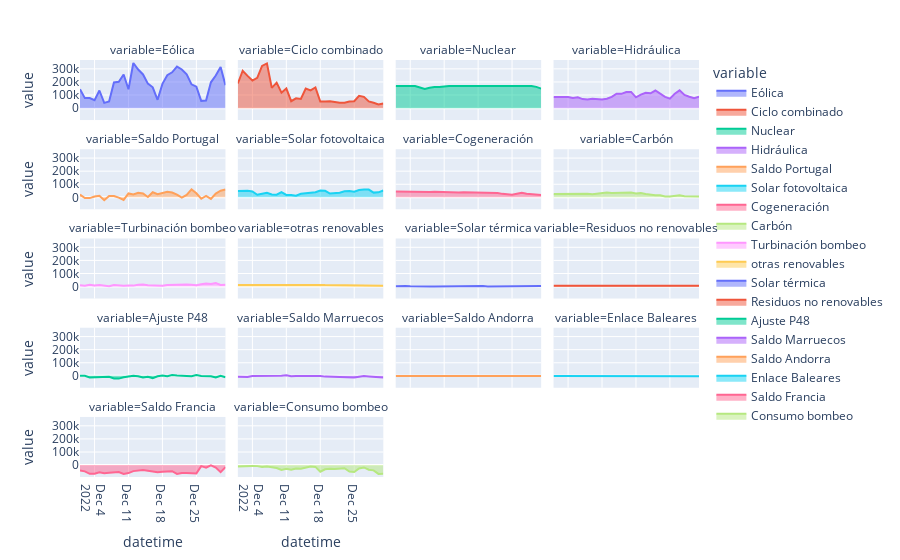

The code cell stored with this chart in its notebook:
### Code cell
px.area(data_frame=dfm, x='datetime', y='value', color='variable',
      facet_col='variable', facet_col_wrap=4, height=700)

### Figure 1 — Plotly figure (JSON) as saved in the notebook; plotly's stock layout.template omitted (floating-point values rounded to 4 significant figures)
{"data": [{"fillpattern": {"shape": ""}, "hovertemplate": "variable=Eólica<br>datetime=%{x}<br>value=%{y}<extra></extra>", "legendgroup": "Eólica", "line": {"color": "#636efa"}, "marker": {"symbol": "circle"}, "mode": "lines", "name": "Eólica", "orientation": "v", "showlegend": true, "stackgroup": "1", "type": "scatter", "x": ["2022-12-12T00:00:00", "2022-12-21T00:00:00", "2022-12-30T00:00:00", "2022-12-22T00:00:00", "2022-12-13T00:00:00", "2022-12-20T00:00:00", "2022-12-23T00:00:00", "2022-12-14T00:00:00", "2022-12-10T00:00:00", "2022-12-19T00:00:00", "2022-12-29T00:00:00", "2022-12-09T00:00:00", "2022-12-28T00:00:00", "2022-12-08T00:00:00", "2022-12-15T00:00:00", "2022-12-18T00:00:00", "2022-12-24T00:00:00", "2022-12-31T00:00:00", "2022-12-25T00:00:00", "2022-12-16T00:00:00", "2022-12-01T00:00:00", "2022-12-11T00:00:00", "2022-12-05T00:00:00", "2022-12-03T00:00:00", "2022-12-02T00:00:00", "2022-12-17T00:00:00", "2022-12-04T00:00:00", "2022-12-27T00:00:00", "2022-12-26T00:00:00", "2022-12-07T00:00:00", "2022-12-06T00:00:00"], "xaxis": "x17", "y": [344700.0, 317100.0, 314300.0, 295600.0, 294800.0, 273600.0, 258300.0, 257400.0, 256500.0, 251900.0, 248600.0, 201000.0, 197300.0, 196300.0, 187300.0, 185200.0, 181700.0, 175000.0, 164400.0, 158900.0, 144600.0, 143700.0, 134600.0, 76800.0, 76540.0, 63560.0, 61070.0, 58330.0, 55460.0, 50890.0, 40120.0], "yaxis": "y17"}, {"fillpattern": {"shape": ""}, "hovertemplate": "variable=Ciclo combinado<br>datetime=%{x}<br>value=%{y}<extra></extra>", "legendgroup": "Ciclo combinado", "line": {"color": "#EF553B"}, "marker": {"symbol": "circle"}, "mode": "lines", "name": "Ciclo combinado", "orientation": "v", "showlegend": true, "stackgroup": "1", "type": "scatter", "x": ["2022-12-07T00:00:00", "2022-12-06T00:00:00", "2022-12-02T00:00:00", "2022-12-03T00:00:00", "2022-12-05T00:00:00", "2022-12-04T00:00:00", "2022-12-09T00:00:00", "2022-12-01T00:00:00", "2022-12-17T00:00:00", "2022-12-08T00:00:00", "2022-12-11T00:00:00", "2022-12-15T00:00:00", "2022-12-16T00:00:00", "2022-12-10T00:00:00", "2022-12-26T00:00:00", "2022-12-27T00:00:00", "2022-12-13T00:00:00", "2022-12-14T00:00:00", "2022-12-12T00:00:00", "2022-12-25T00:00:00", "2022-12-20T00:00:00", "2022-12-28T00:00:00", "2022-12-24T00:00:00", "2022-12-19T00:00:00", "2022-12-18T00:00:00", "2022-12-21T00:00:00", "2022-12-23T00:00:00", "2022-12-22T00:00:00", "2022-12-29T00:00:00", "2022-12-31T00:00:00", "2022-12-30T00:00:00"], "xaxis": "x18", "y": [341400.0, 322300.0, 285400.0, 246000.0, 231800.0, 210500.0, 194600.0, 188300.0, 157500.0, 154800.0, 150100.0, 149200.0, 135900.0, 118200.0, 94148, 86270.0, 75100.0, 70420.0, 52900.0, 52580.0, 52560.0, 51490.0, 51190.0, 51130.0, 50900.0, 47270.0, 41980.0, 41530.0, 41460.0, 36130.0, 28470.0], "yaxis": "y18"}, {"fillpattern": {"shape": ""}, "hovertemplate": "variable=Nuclear<br>datetime=%{x}<br>value=%{y}<extra></extra>", "legendgroup": "Nuclear", "line": {"color": "#00cc96"}, "marker": {"symbol": "circle"}, "mode": "lines", "name": "Nuclear", "orientation": "v", "showlegend": true, "stackgroup": "1", "type": "scatter", "x": ["2022-12-19T00:00:00", "2022-12-29T00:00:00", "2022-12-18T00:00:00", "2022-12-12T00:00:00", "2022-12-20T00:00:00", "2022-12-13T00:00:00", "2022-12-14T00:00:00", "2022-12-28T00:00:00", "2022-12-02T00:00:00", "2022-12-27T00:00:00", "2022-12-22T00:00:00", "2022-12-26T00:00:00", "2022-12-24T00:00:00", "2022-12-23T00:00:00", "2022-12-01T00:00:00", "2022-12-25T00:00:00", "2022-12-21T00:00:00", "2022-12-15T00:00:00", "2022-12-05T00:00:00", "2022-12-17T00:00:00", "2022-12-16T00:00:00", "2022-12-04T00:00:00", "2022-12-03T00:00:00", "2022-12-11T00:00:00", "2022-12-30T00:00:00", "2022-12-09T00:00:00", "2022-12-10T00:00:00", "2022-12-06T00:00:00", "2022-12-08T00:00:00", "2022-12-31T00:00:00", "2022-12-07T00:00:00"], "xaxis": "x19", "y": [169818, 169800.0, 169700.0, 169600.0, 169600.0, 169600.0, 169575, 169600.0, 169500.0, 169500.0, 169500.0, 169500.0, 169400.0, 169400.0, 169400.0, 169400.0, 169300.0, 169300.0, 169200.0, 169200.0, 169200.0, 168845, 168800.0, 166000.0, 162500.0, 161600.0, 160600.0, 157600.0, 155600.0, 149000.0, 146300.0], "yaxis": "y19"}, {"fillpattern": {"shape": ""}, "hovertemplate": "variable=Hidráulica<br>datetime=%{x}<br>value=%{y}<extra></extra>", "legendgroup": "Hidráulica", "line": {"color": "#ab63fa"}, "marker": {"symbol": "circle"}, "mode": "lines", "name": "Hidráulica", "orientation": "v", "showlegend": true, "stackgroup": "1", "type": "scatter", "x": ["2022-12-27T00:00:00", "2022-12-22T00:00:00", "2022-12-17T00:00:00", "2022-12-16T00:00:00", "2022-12-20T00:00:00", "2022-12-21T00:00:00", "2022-12-23T00:00:00", "2022-12-14T00:00:00", "2022-12-26T00:00:00", "2022-12-15T00:00:00", "2022-12-19T00:00:00", "2022-12-28T00:00:00", "2022-12-31T00:00:00", "2022-12-29T00:00:00", "2022-12-02T00:00:00", "2022-12-24T00:00:00", "2022-12-13T00:00:00", "2022-12-03T00:00:00", "2022-12-04T00:00:00", "2022-12-01T00:00:00", "2022-12-06T00:00:00", "2022-12-18T00:00:00", "2022-12-05T00:00:00", "2022-12-30T00:00:00", "2022-12-25T00:00:00", "2022-12-12T00:00:00", "2022-12-09T00:00:00", "2022-12-07T00:00:00", "2022-12-08T00:00:00", "2022-12-10T00:00:00", "2022-12-11T00:00:00"], "xaxis": "x20", "y": [135500.0, 134500.0, 123700.0, 123300.0, 116900.0, 113000.0, 112600.0, 110400.0, 110000.0, 109000.0, 103800.0, 101000.0, 88240.0, 87330.0, 87180.0, 86090.0, 85870.0, 85600.0, 85470.0, 85420.0, 82810.0, 82300.0, 77820.0, 76540.0, 72490.0, 71210.0, 70870.0, 68760.0, 66270.0, 65130.0, 65090.0], "yaxis": "y20"}, {"fillpattern": {"shape": ""}, "hovertemplate": "variable=Saldo Portugal<br>datetime=%{x}<br>value=%{y}<extra></extra>", "legendgroup": "Saldo Portugal", "line": {"color": "#FFA15A"}, "marker": {"symbol": "circle"}, "mode": "lines", "name": "Saldo Portugal", "orientation": "v", "showlegend": true, "stackgroup": "1", "type": "scatter", "x": ["2022-12-24T00:00:00", "2022-12-31T00:00:00", "2022-12-30T00:00:00", "2022-12-19T00:00:00", "2022-12-16T00:00:00", "2022-12-20T00:00:00", "2022-12-13T00:00:00", "2022-12-18T00:00:00", "2022-12-25T00:00:00", "2022-12-11T00:00:00", "2022-12-14T00:00:00", "2022-12-29T00:00:00", "2022-12-17T00:00:00", "2022-12-12T00:00:00", "2022-12-21T00:00:00", "2022-12-01T00:00:00", "2022-12-23T00:00:00", "2022-12-05T00:00:00", "2022-12-07T00:00:00", "2022-12-27T00:00:00", "2022-12-08T00:00:00", "2022-12-04T00:00:00", "2022-12-15T00:00:00", "2022-12-09T00:00:00", "2022-12-22T00:00:00", "2022-12-02T00:00:00", "2022-12-03T00:00:00", "2022-12-26T00:00:00", "2022-12-28T00:00:00", "2022-12-10T00:00:00", "2022-12-06T00:00:00"], "xaxis": "x13", "y": [60930.0, 59930.0, 50540.0, 42350.0, 39110.0, 37146, 34339, 33700.0, 31360.0, 29830.0, 29370.0, 28566, 23500.0, 21877, 21200.0, 21040.0, 18650.0, 11330.0, 11150.0, 10530.0, 10460.0, 6201.0, 2574.0, -1597.0, -2420.0, -5325, -5557.0, -10630.0, -11990.0, -19910.0, -21626], "yaxis": "y13"}, {"fillpattern": {"shape": ""}, "hovertemplate": "variable=Solar fotovoltaica<br>datetime=%{x}<br>value=%{y}<extra></extra>", "legendgroup": "Solar fotovoltaica", "line": {"color": "#19d3f3"}, "marker": {"symbol": "circle"}, "mode": "lines", "name": "Solar fotovoltaica", "orientation": "v", "showlegend": true, "stackgroup": "1", "type": "scatter", "x": ["2022-12-27T00:00:00", "2022-12-28T00:00:00", "2022-12-26T00:00:00", "2022-12-31T00:00:00", "2022-12-18T00:00:00", "2022-12-02T00:00:00", "2022-12-03T00:00:00", "2022-12-19T00:00:00", "2022-12-24T00:00:00", "2022-12-01T00:00:00", "2022-12-23T00:00:00", "2022-12-04T00:00:00", "2022-12-25T00:00:00", "2022-12-10T00:00:00", "2022-12-17T00:00:00", "2022-12-30T00:00:00", "2022-12-29T00:00:00", "2022-12-22T00:00:00", "2022-12-07T00:00:00", "2022-12-21T00:00:00", "2022-12-16T00:00:00", "2022-12-15T00:00:00", "2022-12-20T00:00:00", "2022-12-06T00:00:00", "2022-12-14T00:00:00", "2022-12-08T00:00:00", "2022-12-09T00:00:00", "2022-12-05T00:00:00", "2022-12-11T00:00:00", "2022-12-12T00:00:00", "2022-12-13T00:00:00"], "xaxis": "x14", "y": [59800.0, 59360.0, 56400.0, 52060.0, 51501, 50710.0, 50360.0, 49790.0, 48430.0, 48340.0, 46410.0, 44570.0, 43650.0, 40670.0, 39170.0, 38280.0, 36230.0, 35860.0, 34360.0, 32760.0, 30830.0, 30690.0, 29120.0, 28200.0, 27720.0, 21720.0, 20660.0, 20160.0, 18860.0, 17826, 12370.0], "yaxis": "y14"}, {"fillpattern": {"shape": ""}, "hovertemplate": "variable=Cogeneración<br>datetime=%{x}<br>value=%{y}<extra></extra>", "legendgroup": "Cogeneración", "line": {"color": "#FF6692"}, "marker": {"symbol": "circle"}, "mode": "lines", "name": "Cogeneración", "orientation": "v", "showlegend": true, "stackgroup": "1", "type": "scatter", "x": ["2022-12-05T00:00:00", "2022-12-01T00:00:00", "2022-12-02T00:00:00", "2022-12-03T00:00:00", "2022-12-06T00:00:00", "2022-12-07T00:00:00", "2022-12-09T00:00:00", "2022-12-12T00:00:00", "2022-12-08T00:00:00", "2022-12-11T00:00:00", "2022-12-04T00:00:00", "2022-12-10T00:00:00", "2022-12-15T00:00:00", "2022-12-16T00:00:00", "2022-12-17T00:00:00", "2022-12-19T00:00:00", "2022-12-13T00:00:00", "2022-12-20T00:00:00", "2022-12-14T00:00:00", "2022-12-18T00:00:00", "2022-12-21T00:00:00", "2022-12-27T00:00:00", "2022-12-22T00:00:00", "2022-12-26T00:00:00", "2022-12-28T00:00:00", "2022-12-23T00:00:00", "2022-12-29T00:00:00", "2022-12-24T00:00:00", "2022-12-30T00:00:00", "2022-12-25T00:00:00", "2022-12-31T00:00:00"], "xaxis": "x15", "y": [45100.0, 44490.0, 43460, 43390.0, 43240.0, 42560.0, 42480.0, 41860.0, 41600.0, 41360.0, 41310.0, 40420.0, 40010.0, 39920.0, 39270.0, 38810.0, 38480.0, 38030.0, 37880.0, 37060.0, 35640.0, 34160.0, 33940.0, 27380.0, 27380.0, 26740.0, 25540.0, 22820.0, 21090.0, 19410.0, 18810.0], "yaxis": "y15"}, {"fillpattern": {"shape": ""}, "hovertemplate": "variable=Carbón<br>datetime=%{x}<br>value=%{y}<extra></extra>", "legendgroup": "Carbón", "line": {"color": "#B6E880"}, "marker": {"symbol": "circle"}, "mode": "lines", "name": "Carbón", "orientation": "v", "showlegend": true, "stackgroup": "1", "type": "scatter", "x": ["2022-12-16T00:00:00", "2022-12-15T00:00:00", "2022-12-17T00:00:00", "2022-12-12T00:00:00", "2022-12-13T00:00:00", "2022-12-14T00:00:00", "2022-12-11T00:00:00", "2022-12-19T00:00:00", "2022-12-18T00:00:00", "2022-12-05T00:00:00", "2022-12-07T00:00:00", "2022-12-04T00:00:00", "2022-12-08T00:00:00", "2022-12-10T00:00:00", "2022-12-02T00:00:00", "2022-12-06T00:00:00", "2022-12-01T00:00:00", "2022-12-20T00:00:00", "2022-12-03T00:00:00", "2022-12-09T00:00:00", "2022-12-21T00:00:00", "2022-12-22T00:00:00", "2022-12-23T00:00:00", "2022-12-27T00:00:00", "2022-12-26T00:00:00", "2022-12-29T00:00:00", "2022-12-28T00:00:00", "2022-12-30T00:00:00", "2022-12-24T00:00:00", "2022-12-31T00:00:00", "2022-12-25T00:00:00"], "xaxis": "x16", "y": [38151, 37540.0, 37000.0, 36720.0, 33230.0, 33160.0, 32680.0, 32390.0, 29910.0, 29320.0, 28530.0, 27400.0, 27210.0, 26740.0, 26380.0, 25770.0, 25420.0, 25130.0, 24470.0, 23900.0, 18620.0, 17100.0, 16120.0, 15510.0, 11540.0, 8283.0, 8236.0, 8145.0, 7048.0, 6772.0, 6420.0], "yaxis": "y16"}, {"fillpattern": {"shape": ""}, "hovertemplate": "variable=Turbinación bombeo<br>datetime=%{x}<br>value=%{y}<extra></extra>", "legendgroup": "Turbinación bombeo", "line": {"color": "#FF97FF"}, "marker": {"symbol": "circle"}, "mode": "lines", "name": "Turbinación bombeo", "orientation": "v", "showlegend": true, "stackgroup": "1", "type": "scatter", "x": ["2022-12-29T00:00:00", "2022-12-27T00:00:00", "2022-12-28T00:00:00", "2022-12-26T00:00:00", "2022-12-14T00:00:00", "2022-12-23T00:00:00", "2022-12-03T00:00:00", "2022-12-31T00:00:00", "2022-12-20T00:00:00", "2022-12-22T00:00:00", "2022-12-24T00:00:00", "2022-12-13T00:00:00", "2022-12-19T00:00:00", "2022-12-30T00:00:00", "2022-12-05T00:00:00", "2022-12-08T00:00:00", "2022-12-21T00:00:00", "2022-12-15T00:00:00", "2022-12-16T00:00:00", "2022-12-25T00:00:00", "2022-12-01T00:00:00", "2022-12-06T00:00:00", "2022-12-11T00:00:00", "2022-12-04T00:00:00", "2022-12-12T00:00:00", "2022-12-09T00:00:00", "2022-12-18T00:00:00", "2022-12-02T00:00:00", "2022-12-10T00:00:00", "2022-12-17T00:00:00", "2022-12-07T00:00:00"], "xaxis": "x9", "y": [26680.0, 23850.0, 19800.0, 17830.0, 16860.0, 16210.0, 14900.0, 14830.0, 14360.0, 14280.0, 14110.0, 13910.0, 12810.0, 12700.0, 12510.0, 11663, 11340.0, 10480.0, 10220.0, 9825.0, 9476.0, 8886.0, 7924.0, 7778.0, 7573.0, 6885.0, 6645.0, 6406.0, 5805.0, 5343.0, 2729.0], "yaxis": "y9"}, {"fillpattern": {"shape": ""}, "hovertemplate": "variable=otras renovables<br>datetime=%{x}<br>value=%{y}<extra></extra>", "legendgroup": "otras renovables", "line": {"color": "#FECB52"}, "marker": {"symbol": "circle"}, "mode": "lines", "name": "otras renovables", "orientation": "v", "showlegend": true, "stackgroup": "1", "type": "scatter", "x": ["2022-12-15T00:00:00", "2022-12-17T00:00:00", "2022-12-18T00:00:00", "2022-12-16T00:00:00", "2022-12-06T00:00:00", "2022-12-13T00:00:00", "2022-12-11T00:00:00", "2022-12-04T00:00:00", "2022-12-02T00:00:00", "2022-12-07T00:00:00", "2022-12-12T00:00:00", "2022-12-03T00:00:00", "2022-12-05T00:00:00", "2022-12-01T00:00:00", "2022-12-14T00:00:00", "2022-12-08T00:00:00", "2022-12-09T00:00:00", "2022-12-10T00:00:00", "2022-12-19T00:00:00", "2022-12-20T00:00:00", "2022-12-21T00:00:00", "2022-12-27T00:00:00", "2022-12-22T00:00:00", "2022-12-23T00:00:00", "2022-12-28T00:00:00", "2022-12-26T00:00:00", "2022-12-29T00:00:00", "2022-12-24T00:00:00", "2022-12-25T00:00:00", "2022-12-30T00:00:00", "2022-12-31T00:00:00"], "xaxis": "x10", "y": [13010.0, 12920.0, 12892, 12830.0, 12640.0, 12510.0, 12470.0, 12460.0, 12390.0, 12310.0, 12230.0, 12190.0, 12180.0, 12100.0, 12060.0, 11890.0, 11760.0, 11700.0, 11620.0, 11210.0, 11190.0, 10770.0, 10670.0, 8267.0, 7987.0, 7860, 7215.0, 7016.0, 6713.0, 6586.0, 6061.0], "yaxis": "y10"}, {"fillpattern": {"shape": ""}, "hovertemplate": "variable=Solar térmica<br>datetime=%{x}<br>value=%{y}<extra></extra>", "legendgroup": "Solar térmica", "line": {"color": "#636efa"}, "marker": {"symbol": "circle"}, "mode": "lines", "name": "Solar térmica", "orientation": "v", "showlegend": true, "stackgroup": "1", "type": "scatter", "x": ["2022-12-27T00:00:00", "2022-12-28T00:00:00", "2022-12-26T00:00:00", "2022-12-02T00:00:00", "2022-12-31T00:00:00", "2022-12-03T00:00:00", "2022-12-25T00:00:00", "2022-12-19T00:00:00", "2022-12-18T00:00:00", "2022-12-23T00:00:00", "2022-12-01T00:00:00", "2022-12-24T00:00:00", "2022-12-22T00:00:00", "2022-12-04T00:00:00", "2022-12-29T00:00:00", "2022-12-17T00:00:00", "2022-12-30T00:00:00", "2022-12-07T00:00:00", "2022-12-21T00:00:00", "2022-12-20T00:00:00", "2022-12-10T00:00:00", "2022-12-05T00:00:00", "2022-12-16T00:00:00", "2022-12-06T00:00:00", "2022-12-12T00:00:00", "2022-12-13T00:00:00", "2022-12-14T00:00:00", "2022-12-15T00:00:00", "2022-12-11T00:00:00", "2022-12-08T00:00:00", "2022-12-09T00:00:00"], "xaxis": "x11", "y": [6444.0, 6227.0, 5703.0, 5638.0, 5355.0, 4217.0, 3998.0, 3804.0, 3653.0, 3433.0, 3152.0, 2838.0, 2165.0, 1989.0, 1698.0, 1615.0, 1503.0, 782.8, 639.8, 607.5, 568.2, 343.4, 343.2, 330, 232.9, 164.5, 138.1, 82.8, 51.4, 42.9, 6.9], "yaxis": "y11"}, {"fillpattern": {"shape": ""}, "hovertemplate": "variable=Residuos no renovables<br>datetime=%{x}<br>value=%{y}<extra></extra>", "legendgroup": "Residuos no renovables", "line": {"color": "#EF553B"}, "marker": {"symbol": "circle"}, "mode": "lines", "name": "Residuos no renovables", "orientation": "v", "showlegend": true, "stackgroup": "1", "type": "scatter", "x": ["2022-12-03T00:00:00", "2022-12-27T00:00:00", "2022-12-10T00:00:00", "2022-12-11T00:00:00", "2022-12-02T00:00:00", "2022-12-09T00:00:00", "2022-12-21T00:00:00", "2022-12-08T00:00:00", "2022-12-30T00:00:00", "2022-12-18T00:00:00", "2022-12-12T00:00:00", "2022-12-04T00:00:00", "2022-12-29T00:00:00", "2022-12-31T00:00:00", "2022-12-26T00:00:00", "2022-12-13T00:00:00", "2022-12-19T00:00:00", "2022-12-01T00:00:00", "2022-12-23T00:00:00", "2022-12-25T00:00:00", "2022-12-24T00:00:00", "2022-12-20T00:00:00", "2022-12-06T00:00:00", "2022-12-05T00:00:00", "2022-12-22T00:00:00", "2022-12-28T00:00:00", "2022-12-07T00:00:00", "2022-12-17T00:00:00", "2022-12-16T00:00:00", "2022-12-14T00:00:00", "2022-12-15T00:00:00"], "xaxis": "x12", "y": [6399.0, 6345.0, 6338.0, 6325, 6306, 6291.0, 6247.0, 6221.0, 6206.0, 6156.0, 6143.0, 6142.0, 6125.0, 6097.0, 6093.0, 6063.0, 6056.0, 6036.0, 6023.0, 6023.0, 6000.0, 5990.0, 5945.0, 5879.0, 5876.0, 5868.0, 5864.0, 5807.0, 5448.0, 5331.0, 5077.0], "yaxis": "y12"}, {"fillpattern": {"shape": ""}, "hovertemplate": "variable=Ajuste P48<br>datetime=%{x}<br>value=%{y}<extra></extra>", "legendgroup": "Ajuste P48", "line": {"color": "#00cc96"}, "marker": {"symbol": "circle"}, "mode": "lines", "name": "Ajuste P48", "orientation": "v", "showlegend": true, "stackgroup": "1", "type": "scatter", "x": ["2022-12-20T00:00:00", "2022-12-25T00:00:00", "2022-12-18T00:00:00", "2022-12-21T00:00:00", "2022-12-01T00:00:00", "2022-12-12T00:00:00", "2022-12-30T00:00:00", "2022-12-02T00:00:00", "2022-12-27T00:00:00", "2022-12-23T00:00:00", "2022-12-26T00:00:00", "2022-12-22T00:00:00", "2022-12-19T00:00:00", "2022-12-13T00:00:00", "2022-12-24T00:00:00", "2022-12-17T00:00:00", "2022-12-28T00:00:00", "2022-12-11T00:00:00", "2022-12-15T00:00:00", "2022-12-07T00:00:00", "2022-12-06T00:00:00", "2022-12-05T00:00:00", "2022-12-31T00:00:00", "2022-12-04T00:00:00", "2022-12-10T00:00:00", "2022-12-03T00:00:00", "2022-12-14T00:00:00", "2022-12-29T00:00:00", "2022-12-16T00:00:00", "2022-12-08T00:00:00", "2022-12-09T00:00:00"], "xaxis": "x5", "y": [6075, 5550, 3349.0, 2507.0, 1535, 302.6, 252, 197.5, 26, -763.9, -1238.0, -1653.0, -2425, -3075, -3122, -3482.0, -3719, -4665.0, -7370.0, -7852.0, -8100, -9951.0, -10110.0, -10870.0, -11490.0, -12110.0, -12170.0, -13200, -17130, -19790, -21160.0], "yaxis": "y5"}, {"fillpattern": {"shape": ""}, "hovertemplate": "variable=Saldo Marruecos<br>datetime=%{x}<br>value=%{y}<extra></extra>", "legendgroup": "Saldo Marruecos", "line": {"color": "#ab63fa"}, "marker": {"symbol": "circle"}, "mode": "lines", "name": "Saldo Marruecos", "orientation": "v", "showlegend": true, "stackgroup": "1", "type": "scatter", "x": ["2022-12-11T00:00:00", "2022-12-09T00:00:00", "2022-12-10T00:00:00", "2022-12-08T00:00:00", "2022-12-04T00:00:00", "2022-12-14T00:00:00", "2022-12-17T00:00:00", "2022-12-15T00:00:00", "2022-12-18T00:00:00", "2022-12-27T00:00:00", "2022-12-07T00:00:00", "2022-12-05T00:00:00", "2022-12-13T00:00:00", "2022-12-16T00:00:00", "2022-12-06T00:00:00", "2022-12-12T00:00:00", "2022-12-28T00:00:00", "2022-12-02T00:00:00", "2022-12-19T00:00:00", "2022-12-01T00:00:00", "2022-12-29T00:00:00", "2022-12-21T00:00:00", "2022-12-20T00:00:00", "2022-12-26T00:00:00", "2022-12-22T00:00:00", "2022-12-23T00:00:00", "2022-12-03T00:00:00", "2022-12-24T00:00:00", "2022-12-25T00:00:00", "2022-12-30T00:00:00", "2022-12-31T00:00:00"], "xaxis": "x6", "y": [4263.0, -74.6, -158.4, -552.5, -1390, -1430, -1490, -1500, -1530, -1870, -1940, -2020, -2070, -2510, -3020, -3850.0, -4670, -5500, -5950, -6850, -6934, -6940, -7140.0, -7340, -8860, -9210, -9363, -10220.0, -12060, -12840, -13570.0], "yaxis": "y6"}, {"fillpattern": {"shape": ""}, "hovertemplate": "variable=Saldo Andorra<br>datetime=%{x}<br>value=%{y}<extra></extra>", "legendgroup": "Saldo Andorra", "line": {"color": "#FFA15A"}, "marker": {"symbol": "circle"}, "mode": "lines", "name": "Saldo Andorra", "orientation": "v", "showlegend": true, "stackgroup": "1", "type": "scatter", "x": ["2022-12-19T00:00:00", "2022-12-28T00:00:00", "2022-12-27T00:00:00", "2022-12-12T00:00:00", "2022-12-26T00:00:00", "2022-12-04T00:00:00", "2022-12-08T00:00:00", "2022-12-05T00:00:00", "2022-12-25T00:00:00", "2022-12-29T00:00:00", "2022-12-30T00:00:00", "2022-12-01T00:00:00", "2022-12-03T00:00:00", "2022-12-20T00:00:00", "2022-12-22T00:00:00", "2022-12-23T00:00:00", "2022-12-09T00:00:00", "2022-12-21T00:00:00", "2022-12-24T00:00:00", "2022-12-16T00:00:00", "2022-12-13T00:00:00", "2022-12-02T00:00:00", "2022-12-11T00:00:00", "2022-12-18T00:00:00", "2022-12-31T00:00:00", "2022-12-17T00:00:00", "2022-12-10T00:00:00", "2022-12-14T00:00:00", "2022-12-15T00:00:00", "2022-12-06T00:00:00", "2022-12-07T00:00:00"], "xaxis": "x7", "y": [-943, -1041, -1082, -1084, -1110, -1166, -1179, -1193, -1210, -1215, -1217, -1241, -1268, -1269, -1272, -1289, -1308, -1314, -1341, -1351, -1369, -1385, -1401, -1420, -1436.0, -1498, -1504, -1518, -1533, -2089, -2383], "yaxis": "y7"}, {"fillpattern": {"shape": ""}, "hovertemplate": "variable=Enlace Baleares<br>datetime=%{x}<br>value=%{y}<extra></extra>", "legendgroup": "Enlace Baleares", "line": {"color": "#19d3f3"}, "marker": {"symbol": "circle"}, "mode": "lines", "name": "Enlace Baleares", "orientation": "v", "showlegend": true, "stackgroup": "1", "type": "scatter", "x": ["2022-12-05T00:00:00", "2022-12-04T00:00:00", "2022-12-06T00:00:00", "2022-12-11T00:00:00", "2022-12-01T00:00:00", "2022-12-07T00:00:00", "2022-12-09T00:00:00", "2022-12-02T00:00:00", "2022-12-15T00:00:00", "2022-12-17T00:00:00", "2022-12-16T00:00:00", "2022-12-26T00:00:00", "2022-12-03T00:00:00", "2022-12-08T00:00:00", "2022-12-10T00:00:00", "2022-12-25T00:00:00", "2022-12-27T00:00:00", "2022-12-13T00:00:00", "2022-12-14T00:00:00", "2022-12-18T00:00:00", "2022-12-24T00:00:00", "2022-12-31T00:00:00", "2022-12-23T00:00:00", "2022-12-19T00:00:00", "2022-12-22T00:00:00", "2022-12-12T00:00:00", "2022-12-28T00:00:00", "2022-12-20T00:00:00", "2022-12-21T00:00:00", "2022-12-29T00:00:00", "2022-12-30T00:00:00"], "xaxis": "x8", "y": [-979.2, -979.2, -979.2, -1227.0, -1326.0, -1326, -1347, -1475.0, -1548.0, -1896.0, -1899.0, -2304.0, -2502.0, -2573.0, -2641.0, -2666.0, -2674.0, -2722.0, -2808.0, -3043.0, -3230, -3334, -3431, -3579, -3641, -3740.0, -3794, -3848, -3848, -3981, -4141], "yaxis": "y8"}, {"fillpattern": {"shape": ""}, "hovertemplate": "variable=Saldo Francia<br>datetime=%{x}<br>value=%{y}<extra></extra>", "legendgroup": "Saldo Francia", "line": {"color": "#FF6692"}, "marker": {"symbol": "circle"}, "mode": "lines", "name": "Saldo Francia", "orientation": "v", "showlegend": true, "stackgroup": "1", "type": "scatter", "x": ["2022-12-28T00:00:00", "2022-12-26T00:00:00", "2022-12-31T00:00:00", "2022-12-29T00:00:00", "2022-12-27T00:00:00", "2022-12-14T00:00:00", "2022-12-01T00:00:00", "2022-12-15T00:00:00", "2022-12-13T00:00:00", "2022-12-12T00:00:00", "2022-12-20T00:00:00", "2022-12-02T00:00:00", "2022-12-16T00:00:00", "2022-12-19T00:00:00", "2022-12-18T00:00:00", "2022-12-09T00:00:00", "2022-12-30T00:00:00", "2022-12-17T00:00:00", "2022-12-05T00:00:00", "2022-12-08T00:00:00", "2022-12-07T00:00:00", "2022-12-23T00:00:00", "2022-12-22T00:00:00", "2022-12-11T00:00:00", "2022-12-06T00:00:00", "2022-12-25T00:00:00", "2022-12-24T00:00:00", "2022-12-04T00:00:00", "2022-12-03T00:00:00", "2022-12-21T00:00:00", "2022-12-10T00:00:00"], "xaxis": "x", "y": [-1297.0, -7984.0, -15145, -19260.0, -19560.0, -38475, -40800, -42500, -42986, -46140.0, -46630.0, -48150, -49410, -50340.0, -50888, -53790, -54320.0, -54732, -54870.0, -55720.0, -58577, -60436, -60500.0, -61255, -61658, -63742, -63970.0, -65550.0, -66860.0, -67382, -68130.0], "yaxis": "y"}, {"fillpattern": {"shape": ""}, "hovertemplate": "variable=Consumo bombeo<br>datetime=%{x}<br>value=%{y}<extra></extra>", "legendgroup": "Consumo bombeo", "line": {"color": "#B6E880"}, "marker": {"symbol": "circle"}, "mode": "lines", "name": "Consumo bombeo", "orientation": "v", "showlegend": true, "stackgroup": "1", "type": "scatter", "x": ["2022-12-03T00:00:00", "2022-12-04T00:00:00", "2022-12-05T00:00:00", "2022-12-02T00:00:00", "2022-12-16T00:00:00", "2022-12-07T00:00:00", "2022-12-01T00:00:00", "2022-12-17T00:00:00", "2022-12-06T00:00:00", "2022-12-27T00:00:00", "2022-12-08T00:00:00", "2022-12-15T00:00:00", "2022-12-09T00:00:00", "2022-12-23T00:00:00", "2022-12-22T00:00:00", "2022-12-13T00:00:00", "2022-12-26T00:00:00", "2022-12-20T00:00:00", "2022-12-14T00:00:00", "2022-12-11T00:00:00", "2022-12-21T00:00:00", "2022-12-19T00:00:00", "2022-12-28T00:00:00", "2022-12-12T00:00:00", "2022-12-10T00:00:00", "2022-12-29T00:00:00", "2022-12-24T00:00:00", "2022-12-18T00:00:00", "2022-12-25T00:00:00", "2022-12-31T00:00:00", "2022-12-30T00:00:00"], "xaxis": "x2", "y": [-6351.0, -6631.0, -7980.0, -9484.0, -10880.0, -11350.0, -11760.0, -13770.0, -14560.0, -18240.0, -19120.0, -21660.0, -22250.0, -24270.0, -25200.0, -25830.0, -26550.0, -27980.0, -28080.0, -28290.0, -30000.0, -32090.0, -34990.0, -35890.0, -37460.0, -40300.0, -49923, -50410.0, -52760.0, -65530.0, -67280.0], "yaxis": "y2"}], "layout": {"annotations": [{"font": {}, "showarrow": false, "text": "variable=Saldo Francia", "x": 0.1175, "xanchor": "center", "xref": "paper", "y": 0.144, "yanchor": "bottom", "yref": "paper"}, {"font": {}, "showarrow": false, "text": "variable=Consumo bombeo", "x": 0.3725, "xanchor": "center", "xref": "paper", "y": 0.144, "yanchor": "bottom", "yref": "paper"}, {"font": {}, "showarrow": false, "text": "variable=Ajuste P48", "x": 0.1175, "xanchor": "center", "xref": "paper", "y": 0.358, "yanchor": "bottom", "yref": "paper"}, {"font": {}, "showarrow": false, "text": "variable=Saldo Marruecos", "x": 0.3725, "xanchor": "center", "xref": "paper", "y": 0.358, "yanchor": "bottom", "yref": "paper"}, {"font": {}, "showarrow": false, "text": "variable=Saldo Andorra", "x": 0.6275, "xanchor": "center", "xref": "paper", "y": 0.358, "yanchor": "bottom", "yref": "paper"}, {"font": {}, "showarrow": false, "text": "variable=Enlace Baleares", "x": 0.8825, "xanchor": "center", "xref": "paper", "y": 0.358, "yanchor": "bottom", "yref": "paper"}, {"font": {}, "showarrow": false, "text": "variable=Turbinación bombeo", "x": 0.1175, "xanchor": "center", "xref": "paper", "y": 0.572, "yanchor": "bottom", "yref": "paper"}, {"font": {}, "showarrow": false, "text": "variable=otras renovables", "x": 0.3725, "xanchor": "center", "xref": "paper", "y": 0.572, "yanchor": "bottom", "yref": "paper"}, {"font": {}, "showarrow": false, "text": "variable=Solar térmica", "x": 0.6275, "xanchor": "center", "xref": "paper", "y": 0.572, "yanchor": "bottom", "yref": "paper"}, {"font": {}, "showarrow": false, "text": "variable=Residuos no renovables", "x": 0.8825, "xanchor": "center", "xref": "paper", "y": 0.572, "yanchor": "bottom", "yref": "paper"}, {"font": {}, "showarrow": false, "text": "variable=Saldo Portugal", "x": 0.1175, "xanchor": "center", "xref": "paper", "y": 0.786, "yanchor": "bottom", "yref": "paper"}, {"font": {}, "showarrow": false, "text": "variable=Solar fotovoltaica", "x": 0.3725, "xanchor": "center", "xref": "paper", "y": 0.786, "yanchor": "bottom", "yref": "paper"}, {"font": {}, "showarrow": false, "text": "variable=Cogeneración", "x": 0.6275, "xanchor": "center", "xref": "paper", "y": 0.786, "yanchor": "bottom", "yref": "paper"}, {"font": {}, "showarrow": false, "text": "variable=Carbón", "x": 0.8825, "xanchor": "center", "xref": "paper", "y": 0.786, "yanchor": "bottom", "yref": "paper"}, {"font": {}, "showarrow": false, "text": "variable=Eólica", "x": 0.1175, "xanchor": "center", "xref": "paper", "y": 1, "yanchor": "bottom", "yref": "paper"}, {"font": {}, "showarrow": false, "text": "variable=Ciclo combinado", "x": 0.3725, "xanchor": "center", "xref": "paper", "y": 1, "yanchor": "bottom", "yref": "paper"}, {"font": {}, "showarrow": false, "text": "variable=Nuclear", "x": 0.6275, "xanchor": "center", "xref": "paper", "y": 1, "yanchor": "bottom", "yref": "paper"}, {"font": {}, "showarrow": false, "text": "variable=Hidráulica", "x": 0.8825, "xanchor": "center", "xref": "paper", "y": 1, "yanchor": "bottom", "yref": "paper"}], "autosize": true, "legend": {"title": {"text": "variable"}, "tracegroupgap": 0}, "margin": {"t": 60}, "xaxis": {"anchor": "y", "autorange": true, "domain": [0, 0.235], "range": ["2022-12-01", "2022-12-31"], "title": {"text": "datetime"}, "type": "date"}, "xaxis10": {"anchor": "y10", "autorange": true, "domain": [0.255, 0.49], "matches": "x", "range": ["2022-12-01", "2022-12-31"], "showticklabels": false, "type": "date"}, "xaxis11": {"anchor": "y11", "autorange": true, "domain": [0.51, 0.745], "matches": "x", "range": ["2022-12-01", "2022-12-31"], "showticklabels": false, "type": "date"}, "xaxis12": {"anchor": "y12", "autorange": true, "domain": [0.765, 1.0], "matches": "x", "range": ["2022-12-01", "2022-12-31"], "showticklabels": false, "type": "date"}, "xaxis13": {"anchor": "y13", "autorange": true, "domain": [0, 0.235], "matches": "x", "range": ["2022-12-01", "2022-12-31"], "showticklabels": false, "type": "date"}, "xaxis14": {"anchor": "y14", "autorange": true, "domain": [0.255, 0.49], "matches": "x", "range": ["2022-12-01", "2022-12-31"], "showticklabels": false, "type": "date"}, "xaxis15": {"anchor": "y15", "autorange": true, "domain": [0.51, 0.745], "matches": "x", "range": ["2022-12-01", "2022-12-31"], "showticklabels": false, "type": "date"}, "xaxis16": {"anchor": "y16", "autorange": true, "domain": [0.765, 1.0], "matches": "x", "range": ["2022-12-01", "2022-12-31"], "showticklabels": false, "type": "date"}, "xaxis17": {"anchor": "y17", "autorange": true, "domain": [0, 0.235], "matches": "x", "range": ["2022-12-01", "2022-12-31"], "showticklabels": false, "type": "date"}, "xaxis18": {"anchor": "y18", "autorange": true, "domain": [0.255, 0.49], "matches": "x", "range": ["2022-12-01", "2022-12-31"], "showticklabels": false, "type": "date"}, "xaxis19": {"anchor": "y19", "autorange": true, "domain": [0.51, 0.745], "matches": "x", "range": ["2022-12-01", "2022-12-31"], "showticklabels": false, "type": "date"}, "xaxis2": {"anchor": "y2", "autorange": true, "domain": [0.255, 0.49], "matches": "x", "range": ["2022-12-01", "2022-12-31"], "title": {"text": "datetime"}, "type": "date"}, "xaxis20": {"anchor": "y20", "autorange": true, "domain": [0.765, 1.0], "matches": "x", "range": ["2022-12-01", "2022-12-31"], "showticklabels": false, "type": "date"}, "xaxis3": {"anchor": "y3", "domain": [0.51, 0.745], "matches": "x", "title": {"text": "datetime"}}, "xaxis4": {"anchor": "y4", "domain": [0.765, 1.0], "matches": "x", "title": {"text": "datetime"}}, "xaxis5": {"anchor": "y5", "autorange": true, "domain": [0, 0.235], "matches": "x", "range": ["2022-12-01", "2022-12-31"], "showticklabels": false, "type": "date"}, "xaxis6": {"anchor": "y6", "autorange": true, "domain": [0.255, 0.49], "matches": "x", "range": ["2022-12-01", "2022-12-31"], "showticklabels": false, "type": "date"}, "xaxis7": {"anchor": "y7", "autorange": true, "domain": [0.51, 0.745], "matches": "x", "range": ["2022-12-01", "2022-12-31"], "showticklabels": false, "type": "date"}, "xaxis8": {"anchor": "y8", "autorange": true, "domain": [0.765, 1.0], "matches": "x", "range": ["2022-12-01", "2022-12-31"], "showticklabels": false, "type": "date"}, "xaxis9": {"anchor": "y9", "autorange": true, "domain": [0, 0.235], "matches": "x", "range": ["2022-12-01", "2022-12-31"], "showticklabels": false, "type": "date"}, "yaxis": {"anchor": "x", "autorange": true, "domain": [0, 0.144], "range": [-91060.0, 367600.0], "title": {"text": "value"}, "type": "linear"}, "yaxis10": {"anchor": "x10", "autorange": true, "domain": [0.428, 0.572], "matches": "y", "range": [-91060.0, 367600.0], "showticklabels": false, "type": "linear"}, "yaxis11": {"anchor": "x11", "autorange": true, "domain": [0.428, 0.572], "matches": "y", "range": [-91060.0, 367600.0], "showticklabels": false, "type": "linear"}, "yaxis12": {"anchor": "x12", "autorange": true, "domain": [0.428, 0.572], "matches": "y", "range": [-91060.0, 367600.0], "showticklabels": false, "type": "linear"}, "yaxis13": {"anchor": "x13", "autorange": true, "domain": [0.642, 0.786], "matches": "y", "range": [-91060.0, 367600.0], "title": {"text": "value"}, "type": "linear"}, "yaxis14": {"anchor": "x14", "autorange": true, "domain": [0.642, 0.786], "matches": "y", "range": [-91060.0, 367600.0], "showticklabels": false, "type": "linear"}, "yaxis15": {"anchor": "x15", "autorange": true, "domain": [0.642, 0.786], "matches": "y", "range": [-91060.0, 367600.0], "showticklabels": false, "type": "linear"}, "yaxis16": {"anchor": "x16", "autorange": true, "domain": [0.642, 0.786], "matches": "y", "range": [-91060.0, 367600.0], "showticklabels": false, "type": "linear"}, "yaxis17": {"anchor": "x17", "autorange": true, "domain": [0.856, 1], "matches": "y", "range": [-91060.0, 367600.0], "title": {"text": "value"}, "type": "linear"}, "yaxis18": {"anchor": "x18", "autorange": true, "domain": [0.856, 1], "matches": "y", "range": [-91060.0, 367600.0], "showticklabels": false, "type": "linear"}, "yaxis19": {"anchor": "x19", "autorange": true, "domain": [0.856, 1], "matches": "y", "range": [-91060.0, 367600.0], "showticklabels": false, "type": "linear"}, "yaxis2": {"anchor": "x2", "autorange": true, "domain": [0, 0.144], "matches": "y", "range": [-91060.0, 367600.0], "showticklabels": false, "type": "linear"}, "yaxis20": {"anchor": "x20", "autorange": true, "domain": [0.856, 1], "matches": "y", "range": [-91060.0, 367600.0], "showticklabels": false, "type": "linear"}, "yaxis3": {"anchor": "x3", "domain": [0, 0.144], "matches": "y", "showticklabels": false}, "yaxis4": {"anchor": "x4", "domain": [0, 0.144], "matches": "y", "showticklabels": false}, "yaxis5": {"anchor": "x5", "autorange": true, "domain": [0.214, 0.358], "matches": "y", "range": [-91060.0, 367600.0], "title": {"text": "value"}, "type": "linear"}, "yaxis6": {"anchor": "x6", "autorange": true, "domain": [0.214, 0.358], "matches": "y", "range": [-91060.0, 367600.0], "showticklabels": false, "type": "linear"}, "yaxis7": {"anchor": "x7", "autorange": true, "domain": [0.214, 0.358], "matches": "y", "range": [-91060.0, 367600.0], "showticklabels": false, "type": "linear"}, "yaxis8": {"anchor": "x8", "autorange": true, "domain": [0.214, 0.358], "matches": "y", "range": [-91060.0, 367600.0], "showticklabels": false, "type": "linear"}, "yaxis9": {"anchor": "x9", "autorange": true, "domain": [0.428, 0.572], "matches": "y", "range": [-91060.0, 367600.0], "title": {"text": "value"}, "type": "linear"}}}
